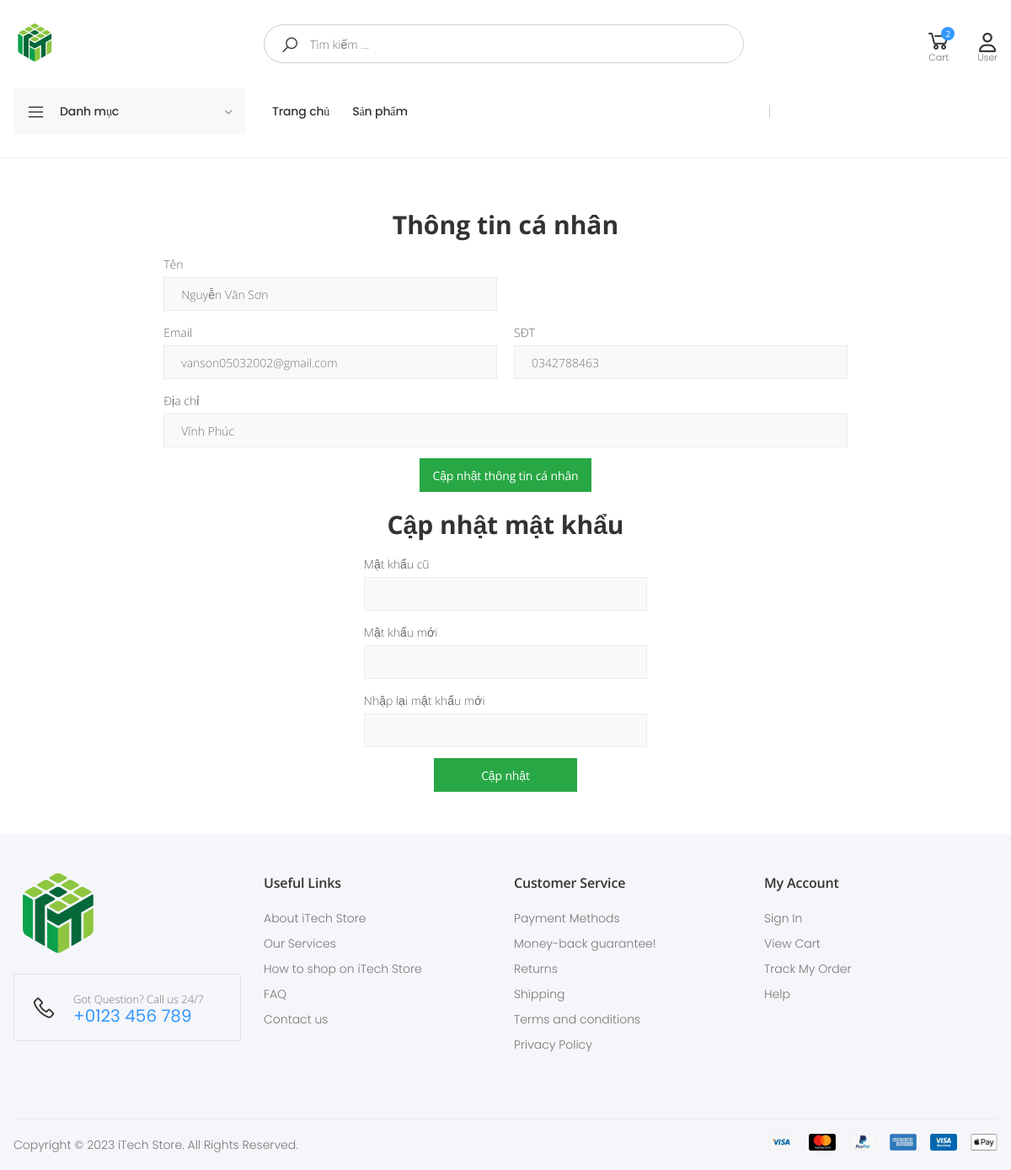
Page /?controller=customers&action=profile (signed in) on the committed database.
### tables this page shows
CREATE TABLE `customer` (
  `id` int(11) NOT NULL,
  `name` varchar(255) DEFAULT NULL,
  `email` varchar(255) DEFAULT NULL,
  `phone` varchar(255) DEFAULT NULL,
  `password` varchar(255) DEFAULT NULL,
  `address` varchar(255) DEFAULT NULL,
  `created_at` datetime DEFAULT current_timestamp(),
  `updated_at` datetime DEFAULT current_timestamp() ON UPDATE current_timestamp(),
  `status` int(11) NOT NULL DEFAULT 0,
  `recoverycode` varchar(50) DEFAULT NULL
);

### client/models/Customers.php (called while the page is built, shortened)
<?php
require_once "config/connectDatabase.php";
    class Customer{
        public static function getCustomerById($id){
            global $conn;
            $sql = "SELECT * FROM customer where id = $id";
            $result = mysqli_query($conn,$sql);
            if(mysqli_num_rows($result)>0){
                $row = mysqli_fetch_assoc($result);
                return $row;
            }
        }
    }
?>

### client/views/profile.php (the view, shortened to what this page needs)
<main class="main">
	<nav aria-label="breadcrumb" class="breadcrumb-nav">
		<div class="container">
		</div>
	</nav>
	<div class="page-content">
		<div class="checkout">
			<div class="container">
				<form action="?controller=customers&action=update" method="post">
					<div class="row" style="display : flex ;justify-content : center">
						<div class="col-lg-9 w-75" style="">
							<h2 class="checkout-title"
								style="text-align : center; font-size : 30px; font-weight : bold">Thông tin cá nhân</h2>
							<div class="row">
								<div class="col-sm-6">
									<label>Tên</label>
									<input type="text" value="<?php echo $customer["name"]; ?>" name="name"
										class="form-control" required>
								</div>
							</div>
							<div class="row">
								<div class="col-sm-6">
									<label>Email</label>
									<input type="text" value="<?php echo $customer["email"]; ?>" name="email"
										class="form-control">
								</div>
								<div class="col-sm-6">
									<label>SĐT</label>
									<input type="text" value="<?php echo $customer["phone"]; ?>" name="phone"
										class="form-control" required>
								</div>
							</div>
							<label>Địa chỉ</label>
							<input type="text" value="<?php echo $customer["address"]; ?>" name="address"
								class="form-control" placeholder="Địa chỉ" required>
							<div class="text-center">
								<button class="btn btn-success" name="update">Cập nhật thông tin cá nhân</button>
							</div>
						</div>
					</div>
				</form>
				<form action="?controller=customers&action=updatepass" method="post">
					<div class="row" style="display : flex ;justify-content : center">
						<div class="col-lg-3" style="">
							<h2 class="checkout-title"
								style="text-align : center; font-size : 30px; font-weight : bold">Cập nhật mật khẩu</h2>
							<div class="row">
								<div class="col-sm-12">
									<label>Mật khẩu cũ</label>
									<input type="password" name="password" class="form-control" required>
								</div>
							</div>
							<div class="row">
								<div class="col-sm-12">
									<label>Mật khẩu mới</label>
									<input type="password" name="newpassword" class="form-control" required>
								</div>
							</div>
							<div class="row">
								<div class="col-sm-12">
									<label>Nhập lại mật khẩu mới</label>
									<input type="password" name="renewpassword" class="form-control" required>
								</div>
							</div>
							<div class="text-center">
								<button class="btn btn-success" name="updatepass">Cập nhật</button>
							</div>
						</div>
					</div>
				</form>
			</div>
		</div>
	</div>
</main>

### client/views/header.php (style rules this page uses)
* { font-family: 'Open Sans', sans-serif; }

### rows in the picture
customer: name "Nguyễn Văn Sơn", email "vanson05032002@gmail.com", phone "0342788463", address "Vĩnh Phúc"

### other values in the picture
Carts::countCartByCustomerId($_SESSION["customerid"]) "2"
